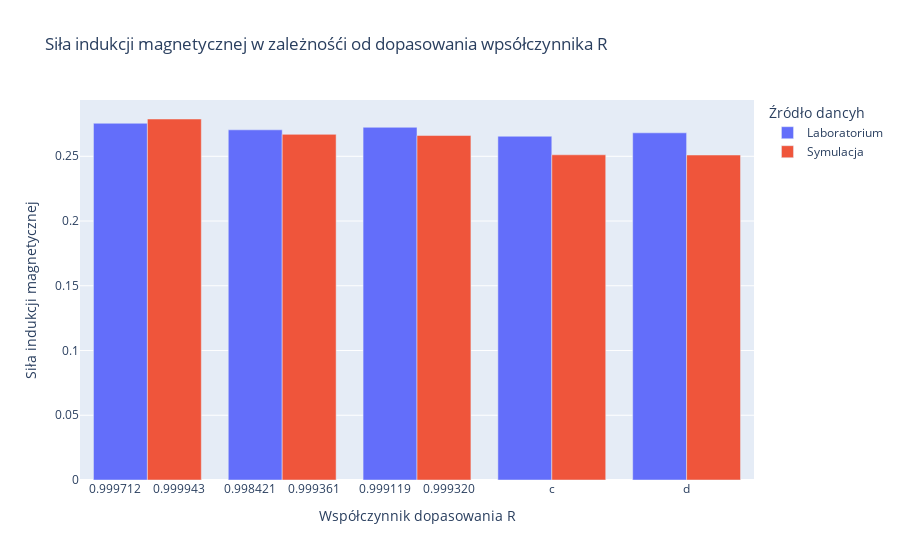

This figure's notebook cell:
### Code cell
np.random.seed(42)
 
random_x= np.random.randint(1,101,100)
random_y= np.random.randint(1,101,100)
 
x = ['0.999712    0.999943', '0.998421    0.999361', '0.999119    0.999320', 'c', 'd']
 
plot = go.Figure(data=[go.Bar(
    name = 'Laboratorium',
    x = x,
    y = [0.27549384615384614, 0.2704446153846154, 0.2723876923076923, 0.26548923076923076, 0.26812769230769234]
   ),
                       go.Bar(
    name = 'Symulacja',
    x = x,
    y = [0.27880153846153843, 0.26693692307692307, 0.26603948717948717, 0.25114615384615385, 0.25097446153846154]
   )
])
plot.update_layout(
    title_text = "Siła indukcji magnetycznej w zależnośći od dopasowania wpsółczynnika R",
    xaxis_title_text = "Współczynnik dopasowania R",
    yaxis_title_text = "Siła indukcji magnetycznej",
    legend_title_text = "Źródło dancyh")                  
plot.show()

### Figure 1 — Plotly figure (JSON) as saved in the notebook; plotly's stock layout.template omitted (floating-point values rounded to 4 significant figures)
{"data": [{"name": "Laboratorium", "type": "bar", "x": ["0.999712    0.999943", "0.998421    0.999361", "0.999119    0.999320", "c", "d"], "y": [0.2755, 0.2704, 0.2724, 0.2655, 0.2681]}, {"name": "Symulacja", "type": "bar", "x": ["0.999712    0.999943", "0.998421    0.999361", "0.999119    0.999320", "c", "d"], "y": [0.2788, 0.2669, 0.266, 0.2511, 0.251]}], "layout": {"legend": {"title": {"text": "Źródło dancyh"}}, "title": {"text": "Siła indukcji magnetycznej w zależnośći od dopasowania wpsółczynnika R"}, "xaxis": {"title": {"text": "Współczynnik dopasowania R"}}, "yaxis": {"title": {"text": "Siła indukcji magnetycznej"}}}}
